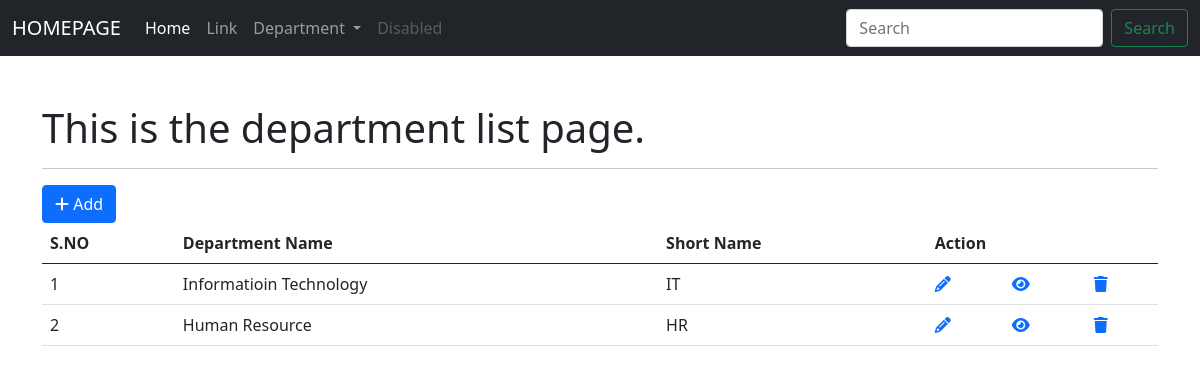
Screenshot of /employee/department/ with the database file from the repository.
### app_employeewebsite/models.py (models this page shows, shortened)
class Department(models.Model):
    department_name = models.CharField(max_length=255)
    short_name = models.CharField(max_length=255, null=True, blank=True)
    status = models.BooleanField(default=True)
    class Meta:
        db_table = "app_department"

### app_employeewebsite/views.py (the view)
# urls.py: path('department/', views.department_index, name = 'dprt-index'),
def department_index(request):
    department_list = Department.objects.all()
    context ={"data":department_list}
    return render(request, 'departments/index_department.html', context)

### templates/departments/index_department.html (shortened to what this page needs)
{% extends 'layouts/master.html' %}
{% block custom_css %}
<link rel="stylesheet" href="https://cdnjs.cloudflare.com/ajax/libs/font-awesome/6.3.0/css/all.min.css" />
{% endblock %}
{% block content %}
<div class="container mt-5">
    <h1>This is the department list page.</h1>
    <hr>
    <a href="{% url 'dprt-add' %}" class="btn btn-primary"><i class="fa-solid fa-plus"></i> Add </a>
    <table class="table table-striped-columns table-hover">
        <thead>
            <tr>
                <th>S.NO</th>
                <th>Department Name</th>
                <th>Short Name</th>
                <th colspan="3">Action</th>
            </tr>
        </thead>
        <tbody>
            {% for val in data %}
            <tr>
                <td> {{ forloop.counter }} </td>
                <td> {{ val.department_name }} </td>
                <td> {{ val.short_name }} </td>
                <td><a href="{% url 'dprt-edit' val.id %}"><i class="fa-solid fa-pencil"></i></a></td>
                <td><a href="{% url 'dprt-show' val.id %}"><i class="fa-solid fa-eye"></i></a></td>
                <td><a href="{% url 'dprt-delete' val.id %}"><i class="fa-solid fa-trash"></i></a></td>
            </tr>
            {% endfor %}
        </tbody>
    </table>
</div>
{% endblock %}

### rows the page displays
Department: department_name "Informatioin Technology", short_name "IT"
Department: department_name "Human Resource", short_name "HR"
